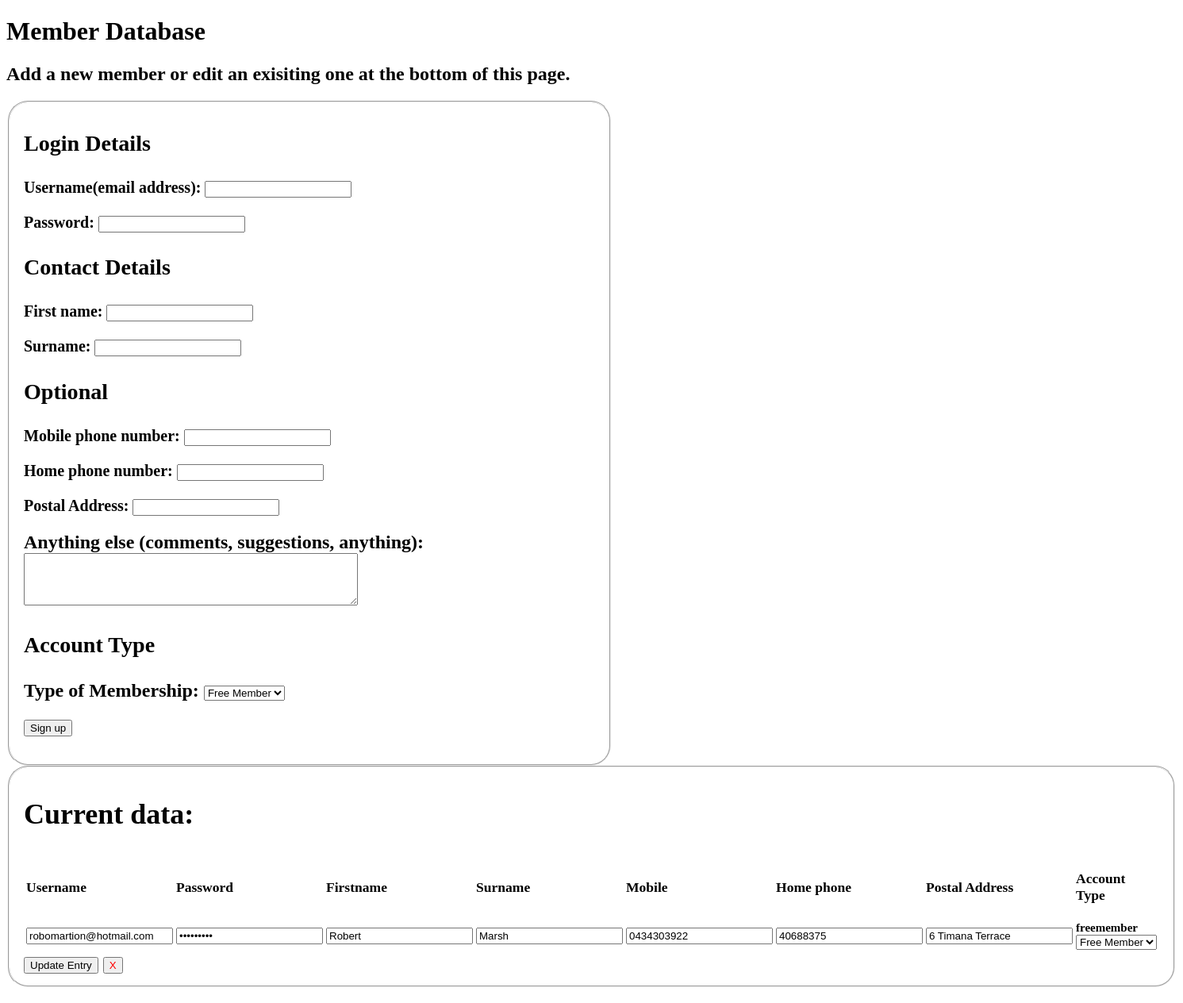
Page /db/members.php (signed in) on the earlier database version.
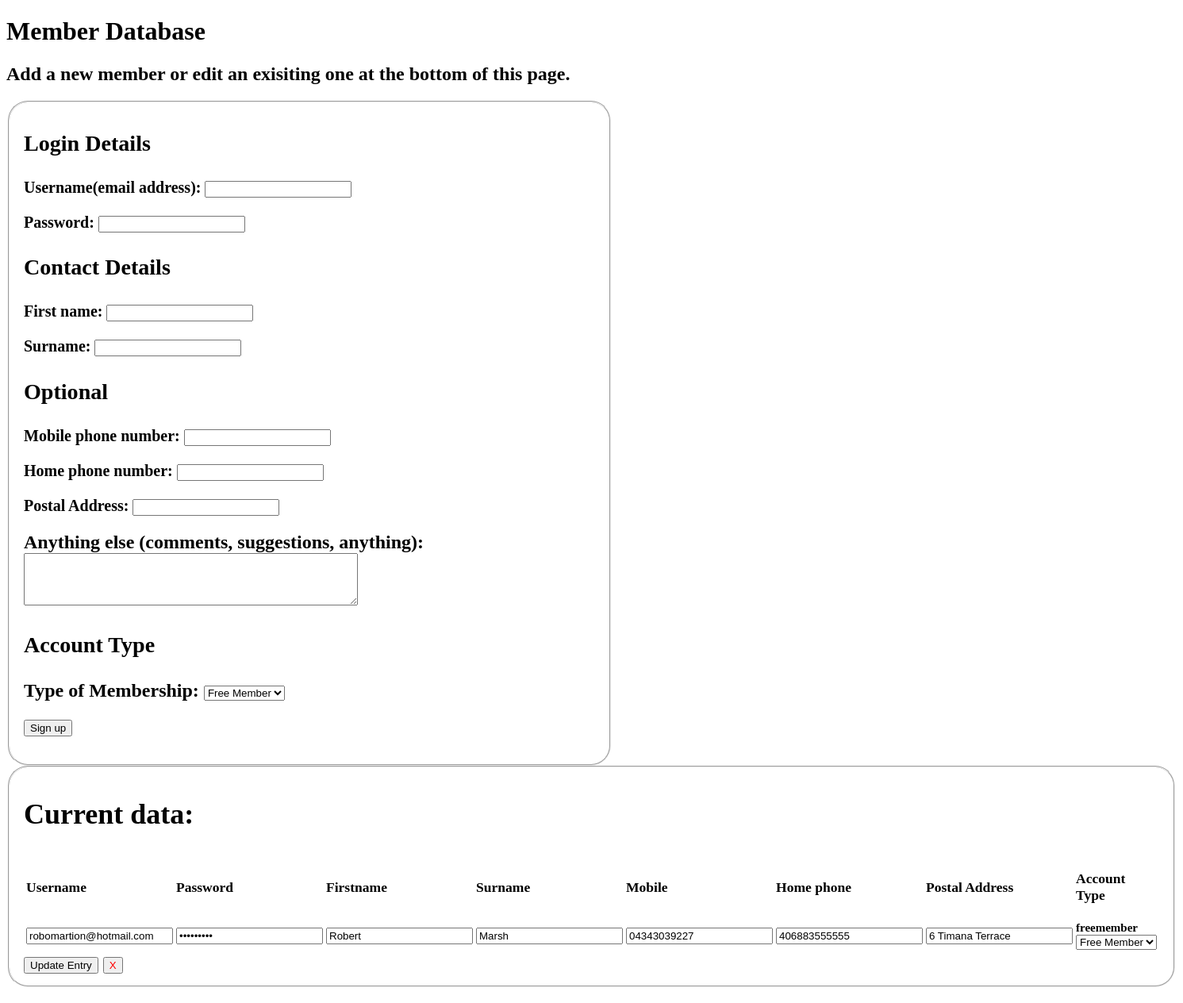
Same page on the later database version.
### tables this page shows
CREATE TABLE "members" (
  "id" integer NULL PRIMARY KEY AUTOINCREMENT,
  "username" text NULL,
  "password" text NULL,
  "firstname" text NULL,
  "surname" text NULL,
  "mobile" text NULL,
  "homephone" text NULL,
  "postaddress" text NULL,
  "extra" text NULL,
  "accounttype" text NULL DEFAULT 'freemember'
);

### authenticate/authenticate.php (called while the page is built, shortened)
<?php
include("../db/dbconnect.php");
$sql = "SELECT * FROM members";
foreach ($dbh->query($sql) as $row);
?>

### db/members.php (the view, shortened to what this page needs)
<?php
require("../authenticate/authenticate.php");
include("dbconnect.php");
?>
<!doctype html>
<html>
<head>
</head>
<body>
<h1>Member Database</h1>
<h2>Add a new member or edit an exisiting one at the bottom of this page.<h2>
<form id="signup" name="signup" method="post" action="dbprocessmember.php" enctype="multipart/form-data">
<fieldset class="subtleSet">
<h3>Login Details</h3>
    <p>
      <label for="username">Username(email address): </label>
      <input type="email" name="username" id="username" required>
    </p>
    <p>
      <label for="password">Password: </label>
      <input type="password" name="password" id="password" minlength="8" required>
    </p>
    <h3>Contact Details</h3>
     <p>
      <label for="firstname">First name: </label>
      <input type="text" name="firstname" id="firstname" required>
    </p>
      <p>
      <label for="surname">Surname: </label>
      <input type="text" name="surname" id="surname" required>
    </p>
    <h3>Optional</h3>
     <p>
      <label for="mobile">Mobile phone number: </label>
      <input type="text" name="mobile" id="mobile" minlength="8" maxlength="10">
    </p>
      <p>
      <label for="homephone">Home phone number: </label>
      <input type="text" name="homephone" id="homephone" minlength="8" maxlength="10">
    </p>
      <p>
      <label for="postaddress">Postal Address: </label>
      <input type="text" name="postaddress" id="postaddress">
    </p>
    <label for="extra">Anything else (comments, suggestions, anything):</label> <br>
    <textarea rows="4" cols="50" type="text" name="extra" id="extra"></textarea>
    <br>
    <h3>Account Type</h3>
    <label for="accounttype">Type of Membership: </label>
    <select type="text" name="accounttype" id="accounttype">
  <option value="freemember">Free Member</option>
</select>
<p>
      <input type="submit" name="submit" id="submit" value="Sign up">
    </p>
</fieldset>
</form>
<fieldset class="subtleSet">
<h2>Current data:</h2>
    <table>
        <tr>
            <td>
                <h3>Username</h3>
            </td>
            <td>
                <h3>Password</h3>
            </td>
            <td>
                <h3>Firstname</h3>
            </td>
            <td>
                <h3>Surname</h3>
            </td>
            <td>
                <h3>Mobile</h3>
            </td>
            <td>
                <h3>Home phone</h3>
            </td>
            <td>
                <h3>Postal Address</h3>
            </td>
            <td>
                <h3>Account Type</h3>
            </td>
        </tr>
<?php
$sql = "SELECT * FROM members";
foreach ($dbh->query($sql) as $row)
{
?>
<form id="deleteForm" name="deleteForm" method="post" action="dbprocessmember.php" enctype="multipart/form-data">
<?php
	echo "<tr>
   <td><input type='email' name='username' value='$row[username]'></td>
   <td><input type='password' name='password' id='password' value='$row[password]'></td>
   <td><input type='text' name='firstname' id='firstname' value='$row[firstname]'></td>
   <td><input type='text' name='surname' id='surname' value='$row[surname]'></td>
   <td><input type='text' name='mobile' id='mobile' value='$row[mobile]' minlength='8' maxlength='10'></td>
   <td><input type='text' name='homephone' id='homephone' value='$row[homephone]' minlength='8' maxlength='10'></td>
    <td><input type='text' name='postaddress' id='postaddress' value='$row[postaddress]'></td>
     <td>$row[accounttype] <select type='text' name='accounttype' value='$row[accounttype]'>
  <option value='freemember'>Free Member</option>
  <option value='paidmember'>Paid Member</option>
  <option value='admin'>Administrator</option>
</select></td>
   </table>\n";
?>
<input type="submit" name="submit" value="Update Entry" />
<input type="submit" name="submit" value="X" class="deleteButton">
<?php
}
echo "</fieldset>\n";
?>
</body>
</html>

Differences in the rows shown:
changed members "freemember": mobile "0434303922" → "04343039227"; homephone "40688375" → "406883555555"
